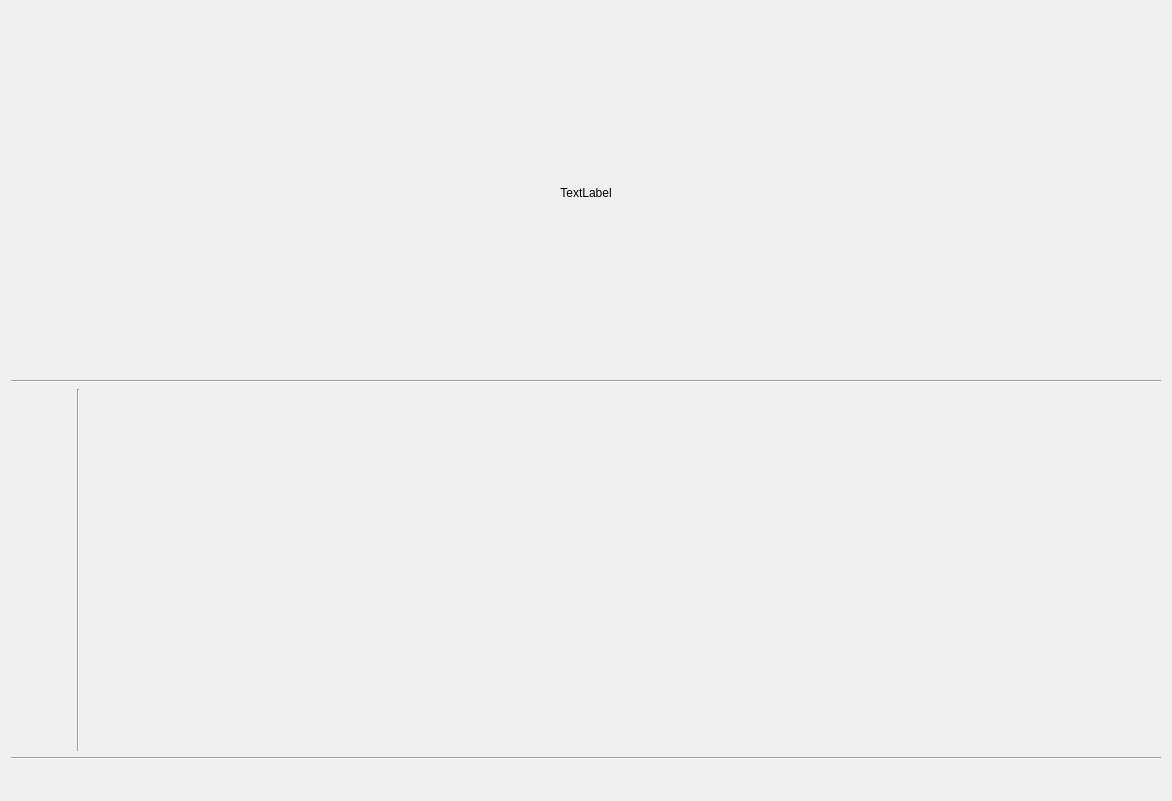
<?xml version="1.0" encoding="UTF-8"?>
<ui version="4.0">
 <class>Form</class>
 <widget class="QWidget" name="Form">
  <property name="geometry">
   <rect>
    <x>0</x>
    <y>0</y>
    <width>1172</width>
    <height>801</height>
   </rect>
  </property>
  <property name="windowTitle">
   <string>Form</string>
  </property>
  <layout class="QVBoxLayout" name="verticalLayout">
   <item>
    <widget class="QLabel" name="name">
     <property name="text">
      <string>TextLabel</string>
     </property>
     <property name="alignment">
      <set>Qt::AlignCenter</set>
     </property>
    </widget>
   </item>
   <item>
    <widget class="Line" name="line_4">
     <property name="orientation">
      <enum>Qt::Horizontal</enum>
     </property>
    </widget>
   </item>
   <item>
    <layout class="QHBoxLayout" name="horizontalLayout_4">
     <property name="spacing">
      <number>6</number>
     </property>
     <item>
      <layout class="QVBoxLayout" name="verticalLayout_5">
       <property name="spacing">
        <number>10</number>
       </property>
       <property name="leftMargin">
        <number>20</number>
       </property>
       <property name="topMargin">
        <number>10</number>
       </property>
       <property name="rightMargin">
        <number>10</number>
       </property>
       <property name="bottomMargin">
        <number>10</number>
       </property>
       <item>
        <layout class="QHBoxLayout" name="horizontalLayout_2">
         <item>
          <widget class="Epc" name="epc_3">
           <property name="frame" stdset="0">
            <string>StatusBits</string>
           </property>
           <property name="signal" stdset="0">
            <string>State_status</string>
           </property>
          </widget>
         </item>
         <item>
          <widget class="Check" name="check">
           <property name="frame" stdset="0">
            <string>StatusBits</string>
           </property>
           <property name="signal" stdset="0">
            <string>PowerAvailAC_status</string>
           </property>
          </widget>
         </item>
        </layout>
       </item>
       <item>
        <layout class="QGridLayout" name="gridLayout">
         <item row="2" column="3">
          <widget class="Check" name="check_4">
           <property name="frame" stdset="0">
            <string>CommandModeControl</string>
           </property>
           <property name="signal" stdset="0">
            <string>ForceRelayK1_Precharge_command</string>
           </property>
           <property name="tx" stdset="0">
            <bool>true</bool>
           </property>
          </widget>
         </item>
         <item row="2" column="4">
          <widget class="Check" name="check_5">
           <property name="frame" stdset="0">
            <string>CommandModeControl</string>
           </property>
           <property name="signal" stdset="0">
            <string>ForceRelayRelayK2_DCRun_comand</string>
           </property>
           <property name="tx" stdset="0">
            <bool>true</bool>
           </property>
          </widget>
         </item>
         <item row="1" column="4">
          <widget class="Check" name="check_6">
           <property name="frame" stdset="0">
            <string>CommandModeControl</string>
           </property>
           <property name="signal" stdset="0">
            <string>ForceRelayMX2_command</string>
           </property>
           <property name="tx" stdset="0">
            <bool>true</bool>
           </property>
          </widget>
         </item>
         <item row="1" column="3">
          <widget class="Check" name="check_7">
           <property name="frame" stdset="0">
            <string>CommandModeControl</string>
           </property>
           <property name="signal" stdset="0">
            <string>ForceRelayMX1_command</string>
           </property>
           <property name="tx" stdset="0">
            <bool>true</bool>
           </property>
          </widget>
         </item>
         <item row="1" column="2">
          <widget class="Check" name="check_8">
           <property name="frame" stdset="0">
            <string>CommandModeControl</string>
           </property>
           <property name="signal" stdset="0">
            <string>InvertHwEnable_command</string>
           </property>
           <property name="tx" stdset="0">
            <bool>true</bool>
           </property>
          </widget>
         </item>
         <item row="1" column="1">
          <widget class="Button" name="button">
           <property name="frame" stdset="0">
            <string>CommandModeControl</string>
           </property>
           <property name="signal" stdset="0">
            <string>FaultClear_command</string>
           </property>
           <property name="tx" stdset="0">
            <bool>true</bool>
           </property>
          </widget>
         </item>
         <item row="2" column="2">
          <widget class="Check" name="check_3">
           <property name="frame" stdset="0">
            <string>CommandModeControl</string>
           </property>
           <property name="signal" stdset="0">
            <string>Enable_command</string>
           </property>
           <property name="tx" stdset="0">
            <bool>true</bool>
           </property>
          </widget>
         </item>
        </layout>
       </item>
      </layout>
     </item>
     <item>
      <widget class="Line" name="line">
       <property name="orientation">
        <enum>Qt::Vertical</enum>
       </property>
      </widget>
     </item>
     <item>
      <layout class="QGridLayout" name="gridLayout_2">
       <item row="0" column="0">
        <widget class="Epc" name="epc_4">
         <property name="frame" stdset="0">
          <string>StatusDCParameters</string>
         </property>
         <property name="signal" stdset="0">
          <string>CurrentDC_measured</string>
         </property>
        </widget>
       </item>
       <item row="0" column="1">
        <widget class="Epc" name="epc_7">
         <property name="frame" stdset="0">
          <string>StatusACParameters</string>
         </property>
         <property name="signal" stdset="0">
          <string>CurrentAC_measured</string>
         </property>
        </widget>
       </item>
       <item row="1" column="1">
        <widget class="Epc" name="epc_9">
         <property name="frame" stdset="0">
          <string>StatusACParameters</string>
         </property>
         <property name="signal" stdset="0">
          <string>VoltageAC_measured</string>
         </property>
        </widget>
       </item>
       <item row="1" column="0">
        <widget class="Epc" name="epc_5">
         <property name="frame" stdset="0">
          <string>StatusDCParameters</string>
         </property>
         <property name="signal" stdset="0">
          <string>VoltageDCInput_measured</string>
         </property>
        </widget>
       </item>
       <item row="2" column="1">
        <widget class="Epc" name="epc_15">
         <property name="frame" stdset="0">
          <string>StatusTemps</string>
         </property>
         <property name="signal" stdset="0">
          <string>TempHeatsink_measured</string>
         </property>
        </widget>
       </item>
       <item row="1" column="2">
        <widget class="Epc" name="epc_6">
         <property name="frame" stdset="0">
          <string>StatusDCParameters</string>
         </property>
         <property name="signal" stdset="0">
          <string>VoltageDCBus</string>
         </property>
        </widget>
       </item>
       <item row="2" column="0">
        <widget class="Epc" name="epc_8">
         <property name="frame" stdset="0">
          <string>StatusTemps</string>
         </property>
         <property name="signal" stdset="0">
          <string>TempInternal_measured</string>
         </property>
        </widget>
       </item>
      </layout>
     </item>
     <item>
      <spacer name="horizontalSpacer_2">
       <property name="orientation">
        <enum>Qt::Horizontal</enum>
       </property>
       <property name="sizeHint" stdset="0">
        <size>
         <width>40</width>
         <height>20</height>
        </size>
       </property>
      </spacer>
     </item>
    </layout>
   </item>
   <item>
    <widget class="Line" name="line_2">
     <property name="orientation">
      <enum>Qt::Horizontal</enum>
     </property>
    </widget>
   </item>
   <item>
    <layout class="QHBoxLayout" name="horizontalLayout_6">
     <property name="spacing">
      <number>6</number>
     </property>
     <item>
      <layout class="QGridLayout" name="gridLayout_3">
       <item row="1" column="2">
        <layout class="QHBoxLayout" name="horizontalLayout_5"/>
       </item>
       <item row="2" column="0">
        <widget class="Epc" name="epc_17">
         <property name="frame" stdset="0">
          <string>CommandVF</string>
         </property>
         <property name="signal" stdset="0">
          <string>Voltage_command</string>
         </property>
         <property name="tx" stdset="0">
          <bool>true</bool>
         </property>
        </widget>
       </item>
       <item row="5" column="0">
        <widget class="Epc" name="epc_19">
         <property name="frame" stdset="0">
          <string>CommandPower</string>
         </property>
         <property name="signal" stdset="0">
          <string>ReactivePower_command</string>
         </property>
         <property name="tx" stdset="0">
          <bool>true</bool>
         </property>
        </widget>
       </item>
       <item row="3" column="0">
        <widget class="Epc" name="epc_18">
         <property name="frame" stdset="0">
          <string>CommandVF</string>
         </property>
         <property name="signal" stdset="0">
          <string>Frequency_command</string>
         </property>
         <property name="tx" stdset="0">
          <bool>true</bool>
         </property>
        </widget>
       </item>
       <item row="4" column="0">
        <widget class="Epc" name="epc_16">
         <property name="frame" stdset="0">
          <string>CommandPower</string>
         </property>
         <property name="signal" stdset="0">
          <string>RealPower_command</string>
         </property>
         <property name="tx" stdset="0">
          <bool>true</bool>
         </property>
        </widget>
       </item>
       <item row="5" column="2">
        <widget class="Epc" name="epc_11">
         <property name="frame" stdset="0">
          <string>StatusMeasuredPower</string>
         </property>
         <property name="signal" stdset="0">
          <string>ReactivePower_measured</string>
         </property>
        </widget>
       </item>
       <item row="4" column="2">
        <widget class="Epc" name="epc_12">
         <property name="frame" stdset="0">
          <string>StatusMeasuredPower</string>
         </property>
         <property name="signal" stdset="0">
          <string>RealPower_measured</string>
         </property>
        </widget>
       </item>
       <item row="6" column="0">
        <widget class="Check" name="check_9">
         <property name="frame" stdset="0">
          <string>CommandModeControl</string>
         </property>
         <property name="signal" stdset="0">
          <string>SyncToRemoteSource_command</string>
         </property>
         <property name="tx" stdset="0">
          <bool>true</bool>
         </property>
        </widget>
       </item>
       <item row="6" column="2">
        <widget class="Check" name="check_2">
         <property name="frame" stdset="0">
          <string>StatusBits</string>
         </property>
         <property name="signal" stdset="0">
          <string>PowerAvailAcRemote_status</string>
         </property>
        </widget>
       </item>
      </layout>
     </item>
     <item>
      <layout class="QVBoxLayout" name="verticalLayout_6"/>
     </item>
    </layout>
   </item>
  </layout>
 </widget>
 <customwidgets>
  <customwidget>
   <class>Button</class>
   <extends>QWidget</extends>
   <header>epyq.widgets.button</header>
  </customwidget>
  <customwidget>
   <class>Check</class>
   <extends>QWidget</extends>
   <header>epyq.widgets.check</header>
  </customwidget>
  <customwidget>
   <class>Epc</class>
   <extends>QWidget</extends>
   <header>epyq.widgets.epc</header>
  </customwidget>
 </customwidgets>
 <resources/>
 <connections/>
</ui>
